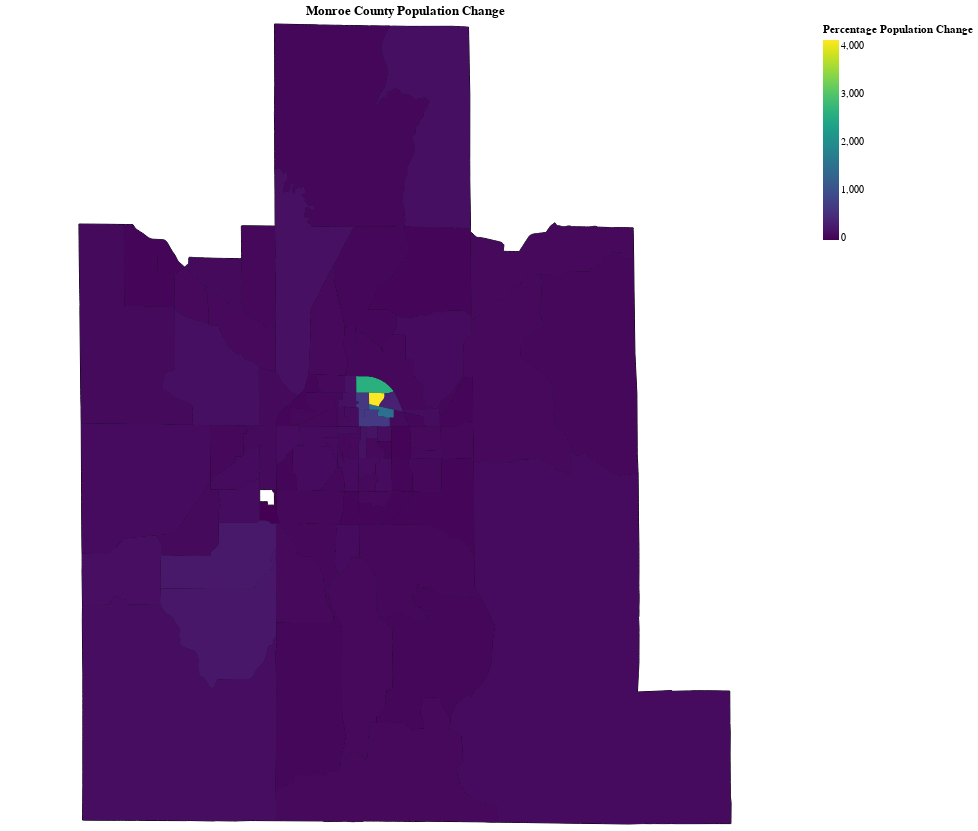

Notebook code for this chart:
### Code cell
#Add Choropleth layer
choro = alt.Chart(choro_data).mark_geoshape(

).encode(
    alt.Color('properties.pop_pct_change', 
              type='quantitative', 
              scale=alt.Scale(scheme='viridis'),
              title = "Percentage Population Change"),
    tooltip='properties.pop_pct_change:Q'
)

base + choro
